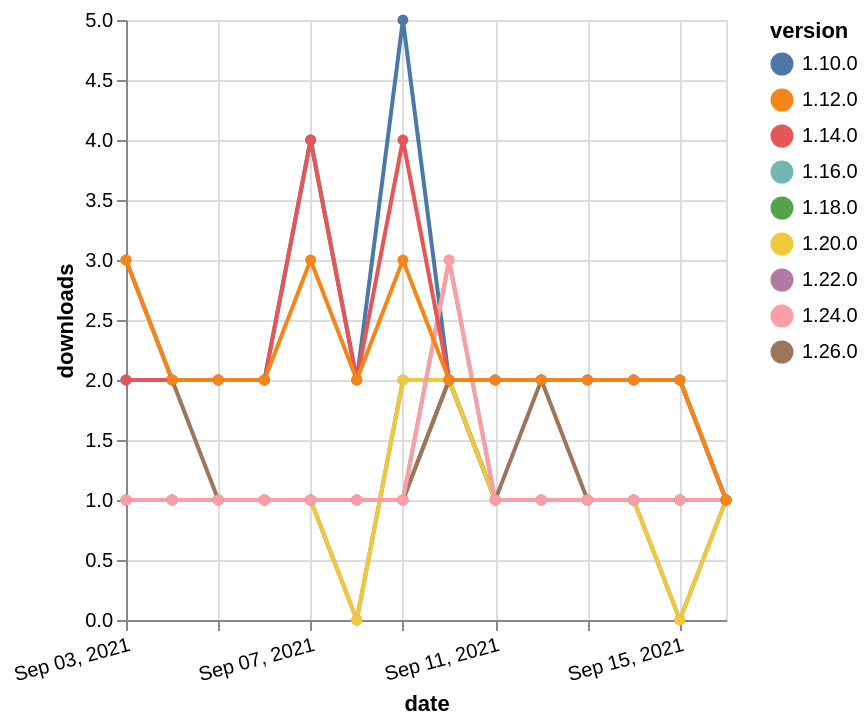

Here is the Vega-Lite specification saved for this chart:
### Vega-Lite specification from a JSON file in a GitHub repository (floating-point values rounded to 4 significant figures)
{"$schema": "https://vega.github.io/schema/vega-lite/v5.json", "description": "A simple bar chart with embedded data.", "data": {"values": [{"date": "2021-09-03", "total": 205, "delta": 1, "version": "1.18.0"}, {"date": "2021-09-04", "total": 206, "delta": 1, "version": "1.18.0"}, {"date": "2021-09-05", "total": 207, "delta": 1, "version": "1.18.0"}, {"date": "2021-09-06", "total": 208, "delta": 1, "version": "1.18.0"}, {"date": "2021-09-07", "total": 209, "delta": 1, "version": "1.18.0"}, {"date": "2021-09-08", "total": 210, "delta": 1, "version": "1.18.0"}, {"date": "2021-09-09", "total": 211, "delta": 1, "version": "1.18.0"}, {"date": "2021-09-10", "total": 213, "delta": 2, "version": "1.18.0"}, {"date": "2021-09-11", "total": 214, "delta": 1, "version": "1.18.0"}, {"date": "2021-09-12", "total": 215, "delta": 1, "version": "1.18.0"}, {"date": "2021-09-13", "total": 216, "delta": 1, "version": "1.18.0"}, {"date": "2021-09-14", "total": 217, "delta": 1, "version": "1.18.0"}, {"date": "2021-09-15", "total": 218, "delta": 1, "version": "1.18.0"}, {"date": "2021-09-16", "total": 219, "delta": 1, "version": "1.18.0"}, {"date": "2021-09-03", "total": 167, "delta": 1, "version": "1.22.0"}, {"date": "2021-09-04", "total": 168, "delta": 1, "version": "1.22.0"}, {"date": "2021-09-05", "total": 169, "delta": 1, "version": "1.22.0"}, {"date": "2021-09-06", "total": 170, "delta": 1, "version": "1.22.0"}, {"date": "2021-09-07", "total": 171, "delta": 1, "version": "1.22.0"}, {"date": "2021-09-08", "total": 171, "delta": 0, "version": "1.22.0"}, {"date": "2021-09-09", "total": 173, "delta": 2, "version": "1.22.0"}, {"date": "2021-09-10", "total": 175, "delta": 2, "version": "1.22.0"}, {"date": "2021-09-11", "total": 176, "delta": 1, "version": "1.22.0"}, {"date": "2021-09-12", "total": 177, "delta": 1, "version": "1.22.0"}, {"date": "2021-09-13", "total": 178, "delta": 1, "version": "1.22.0"}, {"date": "2021-09-14", "total": 179, "delta": 1, "version": "1.22.0"}, {"date": "2021-09-15", "total": 179, "delta": 0, "version": "1.22.0"}, {"date": "2021-09-16", "total": 180, "delta": 1, "version": "1.22.0"}, {"date": "2021-09-03", "total": 3102, "delta": 2, "version": "1.10.0"}, {"date": "2021-09-04", "total": 3104, "delta": 2, "version": "1.10.0"}, {"date": "2021-09-05", "total": 3106, "delta": 2, "version": "1.10.0"}, {"date": "2021-09-06", "total": 3108, "delta": 2, "version": "1.10.0"}, {"date": "2021-09-07", "total": 3112, "delta": 4, "version": "1.10.0"}, {"date": "2021-09-08", "total": 3114, "delta": 2, "version": "1.10.0"}, {"date": "2021-09-09", "total": 3119, "delta": 5, "version": "1.10.0"}, {"date": "2021-09-10", "total": 3121, "delta": 2, "version": "1.10.0"}, {"date": "2021-09-11", "total": 3123, "delta": 2, "version": "1.10.0"}, {"date": "2021-09-12", "total": 3125, "delta": 2, "version": "1.10.0"}, {"date": "2021-09-13", "total": 3127, "delta": 2, "version": "1.10.0"}, {"date": "2021-09-14", "total": 3129, "delta": 2, "version": "1.10.0"}, {"date": "2021-09-15", "total": 3131, "delta": 2, "version": "1.10.0"}, {"date": "2021-09-16", "total": 3132, "delta": 1, "version": "1.10.0"}, {"date": "2021-09-03", "total": 126, "delta": 3, "version": "1.26.0"}, {"date": "2021-09-04", "total": 128, "delta": 2, "version": "1.26.0"}, {"date": "2021-09-05", "total": 129, "delta": 1, "version": "1.26.0"}, {"date": "2021-09-06", "total": 130, "delta": 1, "version": "1.26.0"}, {"date": "2021-09-07", "total": 131, "delta": 1, "version": "1.26.0"}, {"date": "2021-09-08", "total": 132, "delta": 1, "version": "1.26.0"}, {"date": "2021-09-09", "total": 133, "delta": 1, "version": "1.26.0"}, {"date": "2021-09-10", "total": 135, "delta": 2, "version": "1.26.0"}, {"date": "2021-09-11", "total": 136, "delta": 1, "version": "1.26.0"}, {"date": "2021-09-12", "total": 138, "delta": 2, "version": "1.26.0"}, {"date": "2021-09-13", "total": 139, "delta": 1, "version": "1.26.0"}, {"date": "2021-09-14", "total": 140, "delta": 1, "version": "1.26.0"}, {"date": "2021-09-15", "total": 141, "delta": 1, "version": "1.26.0"}, {"date": "2021-09-16", "total": 142, "delta": 1, "version": "1.26.0"}, {"date": "2021-09-03", "total": 199, "delta": 1, "version": "1.20.0"}, {"date": "2021-09-04", "total": 200, "delta": 1, "version": "1.20.0"}, {"date": "2021-09-05", "total": 201, "delta": 1, "version": "1.20.0"}, {"date": "2021-09-06", "total": 202, "delta": 1, "version": "1.20.0"}, {"date": "2021-09-07", "total": 203, "delta": 1, "version": "1.20.0"}, {"date": "2021-09-08", "total": 203, "delta": 0, "version": "1.20.0"}, {"date": "2021-09-09", "total": 205, "delta": 2, "version": "1.20.0"}, {"date": "2021-09-10", "total": 207, "delta": 2, "version": "1.20.0"}, {"date": "2021-09-11", "total": 208, "delta": 1, "version": "1.20.0"}, {"date": "2021-09-12", "total": 209, "delta": 1, "version": "1.20.0"}, {"date": "2021-09-13", "total": 210, "delta": 1, "version": "1.20.0"}, {"date": "2021-09-14", "total": 211, "delta": 1, "version": "1.20.0"}, {"date": "2021-09-15", "total": 211, "delta": 0, "version": "1.20.0"}, {"date": "2021-09-16", "total": 212, "delta": 1, "version": "1.20.0"}, {"date": "2021-09-03", "total": 405, "delta": 1, "version": "1.16.0"}, {"date": "2021-09-04", "total": 406, "delta": 1, "version": "1.16.0"}, {"date": "2021-09-05", "total": 407, "delta": 1, "version": "1.16.0"}, {"date": "2021-09-06", "total": 408, "delta": 1, "version": "1.16.0"}, {"date": "2021-09-07", "total": 409, "delta": 1, "version": "1.16.0"}, {"date": "2021-09-08", "total": 410, "delta": 1, "version": "1.16.0"}, {"date": "2021-09-09", "total": 411, "delta": 1, "version": "1.16.0"}, {"date": "2021-09-10", "total": 414, "delta": 3, "version": "1.16.0"}, {"date": "2021-09-11", "total": 415, "delta": 1, "version": "1.16.0"}, {"date": "2021-09-12", "total": 416, "delta": 1, "version": "1.16.0"}, {"date": "2021-09-13", "total": 417, "delta": 1, "version": "1.16.0"}, {"date": "2021-09-14", "total": 418, "delta": 1, "version": "1.16.0"}, {"date": "2021-09-15", "total": 419, "delta": 1, "version": "1.16.0"}, {"date": "2021-09-16", "total": 420, "delta": 1, "version": "1.16.0"}, {"date": "2021-09-03", "total": 197, "delta": 1, "version": "1.24.0"}, {"date": "2021-09-04", "total": 198, "delta": 1, "version": "1.24.0"}, {"date": "2021-09-05", "total": 199, "delta": 1, "version": "1.24.0"}, {"date": "2021-09-06", "total": 200, "delta": 1, "version": "1.24.0"}, {"date": "2021-09-07", "total": 201, "delta": 1, "version": "1.24.0"}, {"date": "2021-09-08", "total": 202, "delta": 1, "version": "1.24.0"}, {"date": "2021-09-09", "total": 203, "delta": 1, "version": "1.24.0"}, {"date": "2021-09-10", "total": 206, "delta": 3, "version": "1.24.0"}, {"date": "2021-09-11", "total": 207, "delta": 1, "version": "1.24.0"}, {"date": "2021-09-12", "total": 208, "delta": 1, "version": "1.24.0"}, {"date": "2021-09-13", "total": 209, "delta": 1, "version": "1.24.0"}, {"date": "2021-09-14", "total": 210, "delta": 1, "version": "1.24.0"}, {"date": "2021-09-15", "total": 211, "delta": 1, "version": "1.24.0"}, {"date": "2021-09-16", "total": 212, "delta": 1, "version": "1.24.0"}, {"date": "2021-09-03", "total": 2504, "delta": 2, "version": "1.14.0"}, {"date": "2021-09-04", "total": 2506, "delta": 2, "version": "1.14.0"}, {"date": "2021-09-05", "total": 2508, "delta": 2, "version": "1.14.0"}, {"date": "2021-09-06", "total": 2510, "delta": 2, "version": "1.14.0"}, {"date": "2021-09-07", "total": 2514, "delta": 4, "version": "1.14.0"}, {"date": "2021-09-08", "total": 2516, "delta": 2, "version": "1.14.0"}, {"date": "2021-09-09", "total": 2520, "delta": 4, "version": "1.14.0"}, {"date": "2021-09-10", "total": 2522, "delta": 2, "version": "1.14.0"}, {"date": "2021-09-11", "total": 2524, "delta": 2, "version": "1.14.0"}, {"date": "2021-09-12", "total": 2526, "delta": 2, "version": "1.14.0"}, {"date": "2021-09-13", "total": 2528, "delta": 2, "version": "1.14.0"}, {"date": "2021-09-14", "total": 2530, "delta": 2, "version": "1.14.0"}, {"date": "2021-09-15", "total": 2532, "delta": 2, "version": "1.14.0"}, {"date": "2021-09-16", "total": 2533, "delta": 1, "version": "1.14.0"}, {"date": "2021-09-03", "total": 2631, "delta": 3, "version": "1.12.0"}, {"date": "2021-09-04", "total": 2633, "delta": 2, "version": "1.12.0"}, {"date": "2021-09-05", "total": 2635, "delta": 2, "version": "1.12.0"}, {"date": "2021-09-06", "total": 2637, "delta": 2, "version": "1.12.0"}, {"date": "2021-09-07", "total": 2640, "delta": 3, "version": "1.12.0"}, {"date": "2021-09-08", "total": 2642, "delta": 2, "version": "1.12.0"}, {"date": "2021-09-09", "total": 2645, "delta": 3, "version": "1.12.0"}, {"date": "2021-09-10", "total": 2647, "delta": 2, "version": "1.12.0"}, {"date": "2021-09-11", "total": 2649, "delta": 2, "version": "1.12.0"}, {"date": "2021-09-12", "total": 2651, "delta": 2, "version": "1.12.0"}, {"date": "2021-09-13", "total": 2653, "delta": 2, "version": "1.12.0"}, {"date": "2021-09-14", "total": 2655, "delta": 2, "version": "1.12.0"}, {"date": "2021-09-15", "total": 2657, "delta": 2, "version": "1.12.0"}, {"date": "2021-09-16", "total": 2658, "delta": 1, "version": "1.12.0"}]}, "width": "container", "mark": {"type": "line", "point": {"filled": true}}, "encoding": {"x": {"field": "date", "type": "temporal", "timeUnit": "yearmonthdate", "title": "date", "axis": {"labelAngle": -15}}, "y": {"field": "delta", "type": "quantitative", "title": "downloads"}, "color": {"field": "version", "type": "nominal"}, "tooltip": {"field": "delta"}}}
